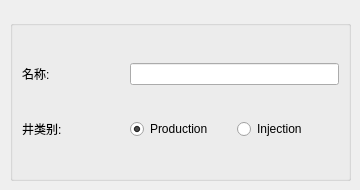
       <widget class="QWidget" name="tab_general">
        <attribute name="title">
         <string>Tab 1</string>
        </attribute>
        <widget class="QGroupBox" name="groupBox">
         <property name="geometry">
          <rect>
           <x>10</x>
           <y>20</y>
           <width>341</width>
           <height>161</height>
          </rect>
         </property>
         <property name="title">
          <string/>
         </property>
         <layout class="QGridLayout" name="gridLayout_3">
          <item row="0" column="0">
           <widget class="QLabel" name="wellNameLabel">
            <property name="text">
             <string>名称: </string>
            </property>
           </widget>
          </item>
          <item row="0" column="1" colspan="2">
           <widget class="QLineEdit" name="wellNameLineEdit"/>
          </item>
          <item row="1" column="0">
           <widget class="QLabel" name="wellCategoryLabel">
            <property name="text">
             <string>井类别: </string>
            </property>
           </widget>
          </item>
          <item row="1" column="1">
           <widget class="QRadioButton" name="wellProRadio">
            <property name="text">
             <string>Production</string>
            </property>
            <property name="checked">
             <bool>true</bool>
            </property>
           </widget>
          </item>
          <item row="1" column="2">
           <widget class="QRadioButton" name="wellInjRadio">
            <property name="text">
             <string>Injection</string>
            </property>
           </widget>
          </item>
         </layout>
        </widget>
       </widget>
